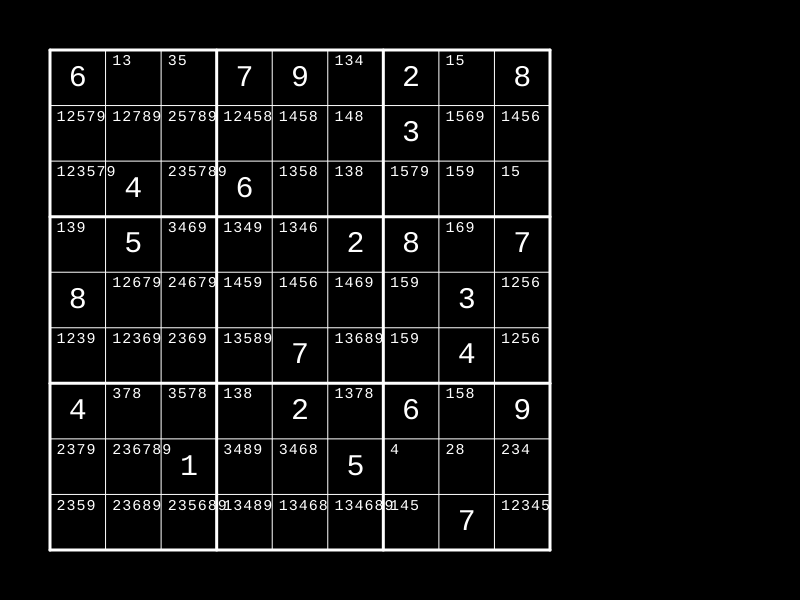
Frame 1 (no input)
Frame 60 (no input): identical to frame 1, image omitted
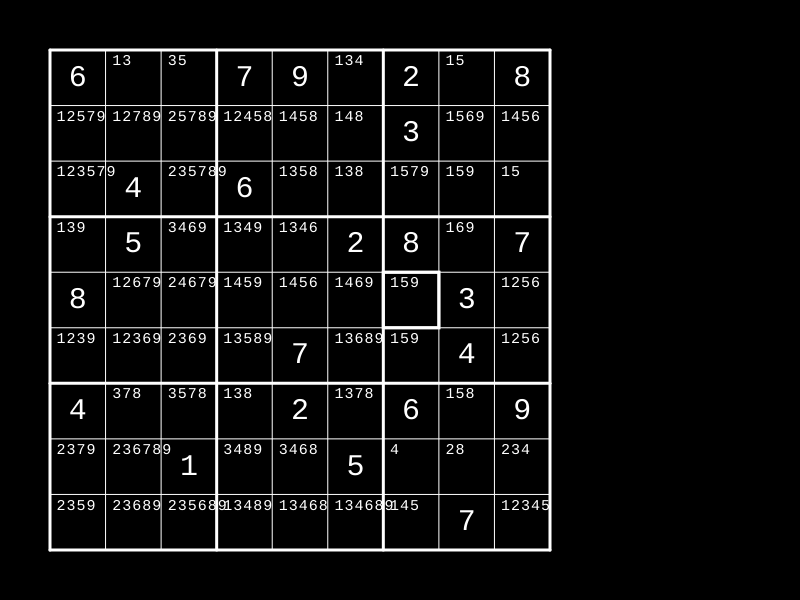
Frame 120 (the mouse pressed at the canvas centre since frame 60)

The p5.js sketch that drew these frames (run headless with seeded random() and noise() and a simulated clock; from frame 60 on, the mouse is pressed at the canvas centre):

// p5.js sketch
// ── sketch.js
function copyArray(array) {
  return array.map(row => row.slice());
}

let sudoku = Array.from({ length: 9 }, () => Array.from({ length: 9 }, () => 0));
let possibles = Array.from({ length: 9 }, () => Array.from({ length: 9 }), () => []);
// Easy sudoku:
sudoku = [
    [ 8, 0, 1, 3, 4, 0, 0, 2, 0 ],
    [ 0, 5, 0, 6, 0, 0, 8, 0, 3 ],
    [ 0, 0, 0, 0, 9, 5, 1, 0, 0 ],
    [ 6, 0, 0, 0, 5, 9, 0, 0, 4 ],
    [ 0, 0, 3, 0, 0, 0, 7, 5, 0 ],
    [ 0, 0, 5, 2, 3, 0, 6, 8, 0 ],
    [ 0, 0, 9, 5, 0, 8, 4, 0, 6 ],
    [ 5, 7, 0, 1, 0, 0, 2, 0, 8 ],
    [ 3, 0, 6, 0, 0, 0, 0, 0, 0 ]
];
// Extreme sudoku:
sudoku = [
    [ 6, 0, 0, 7, 9, 0, 2, 0, 8 ],
    [ 0, 0, 0, 0, 0, 0, 3, 0, 0 ],
    [ 0, 4, 0, 6, 0, 0, 0, 0, 0 ],
    [ 0, 5, 0, 0, 0, 2, 8, 0, 7 ],
    [ 8, 0, 0, 0, 0, 0, 0, 3, 0 ],
    [ 0, 0, 0, 0, 7, 0, 0, 4, 0 ],
    [ 4, 0, 0, 0, 2, 0, 6, 0, 9 ],
    [ 0, 0, 1, 0, 0, 5, 0, 0, 0 ],
    [ 0, 0, 0, 0, 0, 0, 0, 7, 0 ]
];
const hard = copyArray(sudoku);

let savedStates = [];

let listeningForNumber = false;


function backprop() {
  const { sudoku: prevSudoku, possibles: prevPossibles, i: y, j: x, tried } = savedStates[savedStates.length - 1];

  if (tried.length === prevPossibles[y][x].length) {
    savedStates.pop();
    return backprop();
  }

  let newRandomIndex = 0;
  while (true) {
    newRandomIndex = Math.floor(Math.random() * (possibles[y][x].length));
    if (!tried.includes(newRandomIndex)) break;
  }

  sudoku = copyArray(prevSudoku);
  sudoku[y][x] = prevPossibles[y][x][newRandomIndex];
  savedStates[savedStates.length - 1].tried.push(newRandomIndex);
  return;
}

function setup() {
  createCanvas(800, 600);
  textFont('Courier New');
  textAlign(CENTER, CENTER);
}

function draw() {
  background(0);
  translate(50, 50);

  for (let i = 0; i < 9; i++) {
    for (let j = 0; j < 9; j++) {
      if (sudoku[i][j] !== 0) continue;
      possibles[i][j] = possible(sudoku, i, j);
    }
  }

  for (let i = 0; i < 9; i++) {
    for (let j = 0; j < 9; j++) {
      if (sudoku[i][j] === 0 && possibles[i][j].length === 0) {
        return backprop();
      }
    }
  }

  stroke(255);
  for (let i = 0; i < 10; i++) {
    if (i % 3 === 0) strokeWeight(3);
    else strokeWeight(1);
    line(i * 500/9, 0, i * 500/9, 500);
    line(0, i * 500/9, 500, i * 500/9);
  }

  fill(255);
  noStroke();
  for (let i = 0; i < 9; i++) {
    for (let j = 0; j < 9; j++) {
      textSize(30);
      text(sudoku[i][j] !== 0 ? sudoku[i][j] : "", 250/9 + j * 500/9, 250/9 + i * 500/9);

      if (sudoku[i][j] !== 0) continue;
      textSize(15);
      for (let n = 0; n < possibles[i][j].length; n++) {
        text(possibles[i][j][n], 100/9 + j * 500/9 + 10 * n, 100/9 + i * 500/9);
      }
    }
  }


  if (withInSudoku()) {
    noFill();
    stroke(200);
    rect(Math.floor((mouseX - 50) / (500/9)) * 500/9, Math.floor((mouseY - 50) / (500/9)) * 500/9, 500/9, 500/9);
  }

  if (listeningForNumber) {
    noFill();
    stroke(255);
    rect(listeningForNumber.j * 500/9, listeningForNumber.i * 500/9, 500/9, 500/9);
  }
}

function withInSudoku() {
  return 50 < mouseX && mouseX < 550 && 50 < mouseY && mouseY < 550;
}

function mousePressed() {
  if (withInSudoku()) {
    listeningForNumber = { i: Math.floor((mouseY - 50) / (500/9)), j: Math.floor((mouseX - 50) / (500/9)) };
  } else {
    listeningForNumber = false;
  }
}

function keyPressed() {
  if (0 <= parseInt(key) && parseInt(key) <= 9 && listeningForNumber !== false) {
    const { i, j } = listeningForNumber;
    sudoku[i][j] = parseInt(key);
    listeningForNumber = false;
  }

  if (key === "s") {
    console.log(sudoku);
  }

  if (key === " ") {
    solve();
  }
}

function possible(s, i, j) {
  const row = s[i];

  let col = [];
  for (let y = 0; y < 9; y++) {
    col.push(s[y][j]);
  }

  let square = [];
  for (let y = Math.floor(i / 3) * 3; y < Math.floor(i / 3) * 3 + 3; y++) {
    for (let x = Math.floor(j / 3) * 3; x < Math.floor(j / 3) * 3 + 3; x++) {
      square.push(s[y][x]);
    }
  }

  let notPossible = row.concat(col).concat(square);
  notPossible = [...new Set(notPossible)].sort();
  

  let possible = [];

  for (let n = 1; n <= 9; n++) {
    if (!notPossible.includes(n)) possible.push(n);
  }

  return possible;
}

function solve(n) {
  if (sudoku.every(row => row.every(val => val !== 0))) {
    console.log("It's solved mate, you can stop now!");
    return;
  }

  if (n === undefined) n = 1;
  for (let i = 0; i < 9; i++) {
    for (let j = 0; j < 9; j++) {
      if (sudoku[i][j] === 0 && possibles[i][j].length === n) {
        let index = Math.floor(Math.random() * (n - 1));

        if (n > 1) {
          savedStates.push({ sudoku: copyArray(sudoku), possibles: copyArray(possibles), i, j, tried: [index] });
        }
        sudoku[i][j] = possibles[i][j][index];
        return;
      }
    }
  }

  return solve(n+1);
}

// ── style.css
* {margin:0;padding:0;box-sizing:border-box;}
